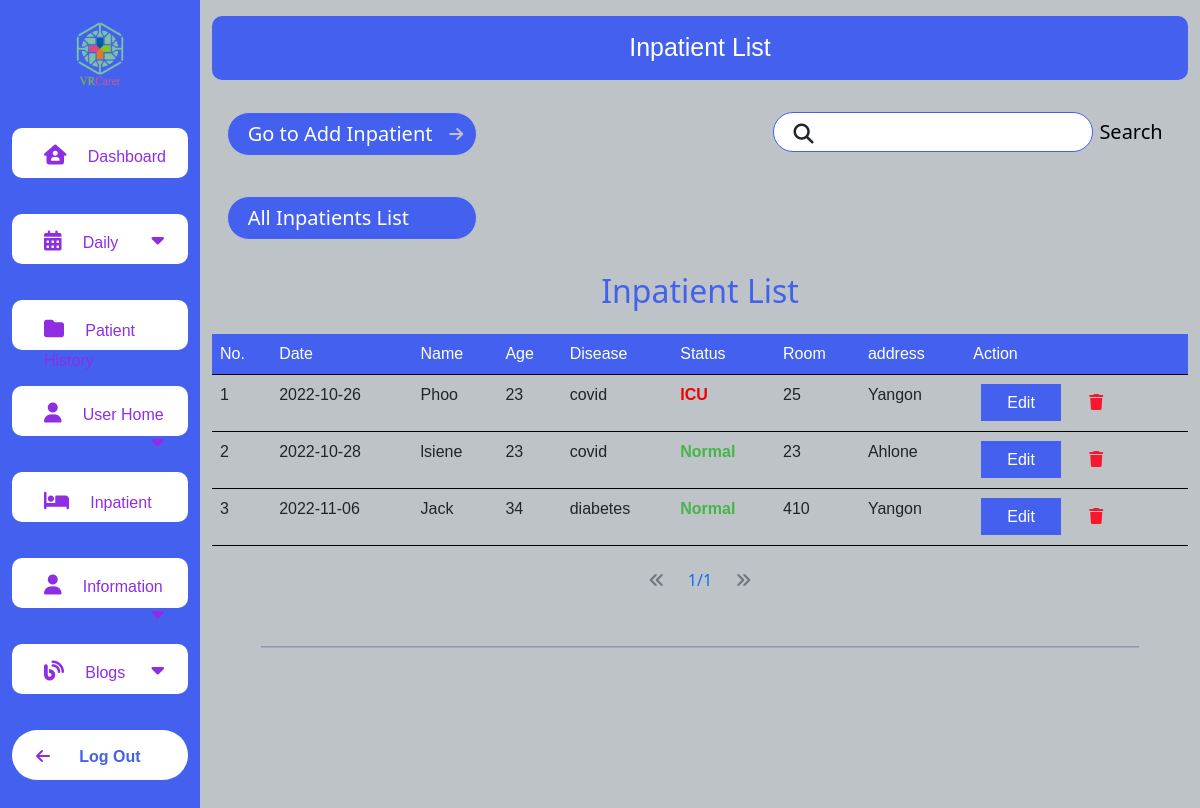
The page /vr_carer/admin/View/inpatientList.php (signed in) on the database its author committed.
### tables this page shows
CREATE TABLE `inpatient` (
  `id` int(11) NOT NULL COMMENT 'Inpatient Id',
  `name` varchar(128) NOT NULL COMMENT 'Inpatient name',
  `age` int(11) NOT NULL COMMENT 'Inpatient age',
  `address` varchar(256) NOT NULL COMMENT 'Inpatient address',
  `status` varchar(128) NOT NULL COMMENT 'ICU,HCU,Normal',
  `disease` varchar(256) NOT NULL COMMENT 'patient disease',
  `hospitalized_date` varchar(10) NOT NULL COMMENT 'YYYY/MM/DD',
  `room` int(11) NOT NULL COMMENT 'Room number',
  `del_flg` int(11) NOT NULL DEFAULT 0,
  `create_date` varchar(10) DEFAULT NULL COMMENT 'YYYY/MM/DD',
  `update_date` varchar(10) DEFAULT NULL COMMENT 'YYYY/MM/DD'
);

### vr_carer/admin/Controller/inpatientController.php (called while the page is built, shortened)
<?php
include "../Model/dbConnection.php";
$rowLimit = 10;
$page = (isset($_GET["page"])) ? $_GET["page"] : 1;
$startPage = ($page - 1) * $rowLimit;
$sql = $pdo->prepare("SELECT * FROM inpatient WHERE del_flg != 1   LIMIT  $startPage,$rowLimit");
$sql->execute();
$inpatient = $sql->fetchAll(PDO::FETCH_ASSOC);

### vr_carer/admin/View/inpatientList.php (the view, shortened to what this page needs)
<?php
include("../Controller/inpatientController.php");
?>
<!DOCTYPE html>
<html lang="en">
<head>
    <link rel="stylesheet" href="./resources/css/root.css?v=" <?= time() ?> />
    <link rel="stylesheet" href="./resources/css/inpatientList.css?v=" <?= time() ?> />
    <link href="https://cdn.jsdelivr.net/npm/bootstrap@5.2.2/dist/css/bootstrap.min.css" rel="stylesheet" />
</head>
<body>
    <div class="container-fluid">
        <div class="row flex-nowrap">
            <?php
            include("./common/nav.php")
            ?>
            <div class="data_box col-sm-9 col-md-8 col-xl-10 mt-3">
                <div class="header_wrapper bg_header ">
                    <div class="header_box">
                        <span class="navbar-brand ttl_admin" href="#">Inpatient List</span>
                    </div>
                </div>
                <div class="sec_input mb-2">
                    <a href="./addInpatient.php" class="common_btn add_btn go_btn">Go to Add Inpatient
                        <i class="fa-solid fa-arrow-right arrow_right"></i>
                    </a>
                    <div class="searchbox search">
                        <input type="text" class="search_input  ps-5" id="searchText" name="text" />
                        <i class="fa-solid fa-magnifying-glass search_icon text_white"></i>
                        <button id="search" class="search_text" name="searchbtn">Search</button>
                    </div>
                </div>
                <button id="allInpatient" class="sec_input mb-2 common_btn add_btn">All Inpatients List</button>
                <div class="input_set">
                    <h2 class="input_set_header my-4">Inpatient List</h2>
                </div>
                <table class="table">
                    <thead class="table_bgcolor" id="table_header">
                        <tr>
                            <td>No.</td>
                            <td>Date</td>
                            <td>Name</td>
                            <td>Age</td>
                            <td>Disease</td>
                            <td>Status</td>
                            <td>Room</td>
                            <td>address</td>
                            <td>Action</td>
                        </tr>
                    </thead>
                    <tbody id="table_text">
                        <?php $number = 1 ?>
                        <?php foreach ($inpatient as $ipatient) { ?>
                            <tr class="row_bdr">
                                <td><?= $number++ ?></td>
                                <td><?= $ipatient["hospitalized_date"] ?></td>
                                <td><?= $ipatient["name"] ?></td>
                                <td><?= $ipatient["age"] ?></td>
                                <td><?= $ipatient["disease"] ?></td>
                                <?php if ($ipatient["status"] == "0") { ?>
                                    <td style="color:#45B649; font-weight:bold"><?php echo "Normal" ?></td>
                                <?php } else if ($ipatient["status"] == "1") { ?>
                                    <td style="color:#fceabb; font-weight:bold"><?php echo "HCU" ?></td>
                                <?php } else { ?>
                                    <td style="color:#F00000; font-weight:bold"><?php echo "ICU" ?></td>
                                <?php } ?>
                                <td><?= $ipatient["room"] ?></td>
                                <td><?= $ipatient["address"] ?></td>
                                <td class="p-3">
                                        <a href="../Controller/inpatientEditController.php?id=<?= $ipatient["id"] ?>" class="edit_btn me-4">
                                            Edit</a>
                                        <a href="../Controller/inpatientEditController.php?delId=<?= $ipatient["id"] ?>" class="trash "><i class="fa-solid fa-trash"></i></a>
                                </td>
                            </tr>
                        <?php } ?>
                    </tbody>
                </table>
                <?php
                    include "./common/pagination.php"
                    ?>
                <hr class="about_line mt-5" />
            </div>
        </div>
    </div>
</body>
</html>

### vr_carer/admin/View/resources/css/root.css (style rules this page uses)
:root { --primary_color: #bdc3c7; --secondary_color: #4361ee; --tertiary_color: #000000; }
:root { --first_color: #000000; --second_color: #ffffff; --third_color: #4361ee; --fourth_color: #ffc652; --fifth_color: #f8172d; --sixth_color: #8E2DE2 !important; }
:root { --primary_font: "Mulish", sans-serif; --secondary_font: "Archivo Narrow", sans-serif; }
:root { --extra_large: 5em; --large: 2.5em; --medium: 1.87em; --small: 1.56em; --extra_small: 1.25em; --extra_extra_small: 0.8em; }
body { background-color: var(--primary_color) !important; }
.edit_btn { padding: 0.5em 1.5em; color: var(--second_color); background-color: var(--secondary_color); border: 2px solid var(--secondary_color); text-decoration: none; }
.trash { color: var(--fifth_color); }
.bg_header { background-color: var(--secondary_color) !important; border-radius: 10px !important; }
.header_wrapper { height: 4em; display: flex; justify-content: center; align-items: center; }
.ttl_admin { color: var(--second_color) !important; font-family: var(--primary_font) !important; font-size: var(--small) !important; }
.common_btn { position: relative; display: inline-block; width: 12.5em; padding: 0.3em 1em; border: 1px solid transparent; font-size: var(--extra_small); text-decoration: none; text-align: center; border-radius: 50px; font-weight: 400; }
.add_btn { border: 1px solid var(--primary_color); background-color: var(--secondary_color); color: var(--second_color); }
.go_btn { text-align: left; }
.arrow_right { position: absolute; color: var(--primary_color) !important; right: 5%; top: 30%; font-size: var(--extra_extra_small); }
.searchbox { position: relative; width: 25em; height: 2.5em; border-radius: 5em; }
.search_input { position: absolute; top: 0; left: 0; width: 20em; height: 2.5em; border: 1px solid var(--secondary_color); border-radius: 5em; }
.search_icon { position: absolute; top: 30%; left: 1em; font-size: var(--extra_small); }
.search_text { position:absolute; top: 10%; left: 20rem; font-size: var(--extra_small); }
.search { margin-left: auto; }
.table { font-family: var(--primary_font); font-size: var(--extra_small); }
.table_bgcolor { background-color: var(--secondary_color); border-bottom: 1px solid var(--first_color); }
tbody .row_bdr { font-size: var(--extra_extra_small); border-bottom: 1px solid var(--first_color) !important; }
.sec_input { display: flex; justify-content: space-between; margin: 2em 1.5%; }
.input_set { display: flex; flex-direction: column; justify-content: center; align-items: center; width: 100%; }
.input_set_header { color: var(--secondary_color); }
@media only screen and (max-width: 1200px) { .input_set { display: flex; flex-direction: column; justify-content: center; align-items: center; } }
hr { width: 90%; height: 0.125em; margin: 2em auto !important; border: 0px; background-color: var(--third_color); }
#table_header > tr > td { color: white; font-size: var(--extra_extra_small); }

### vr_carer/admin/View/resources/css/inpatientList.css (style rules this page uses)
.add_btn { border: 1px solid var(--primary_color); background-color: var(--secondary_color); color: var(--second_color); }
.edit_btn { padding: 0.5em 1.5em; color: var(--second_color); background-color: var(--secondary_color); border: 2px solid var(--secondary_color); text-decoration: none; }
#search { background-color: var(--second_colors); border: none; border-radius: 50px; color: var(--first_color); }

### rows shown on the page
inpatient: hospitalized_date "2022-10-26", name "Phoo", age "23", disease "covid", status "ICU", room "25", address "Yangon"
inpatient: hospitalized_date "2022-10-28", name "lsiene", age "23", disease "covid", status "Normal", room "23", address "Ahlone"
inpatient: hospitalized_date "2022-11-06", name "Jack", age "34", disease "diabetes", status "Normal", room "410", address "Yangon"

### other values the page prints
$page "1"
$totalPages "1"
